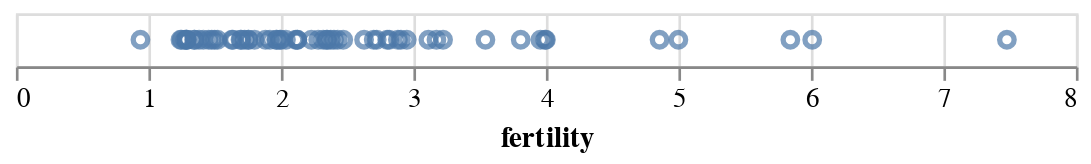

Notebook code for this chart:
### Markdown cell above
### X

### Code cell
alt.Chart(data2000).mark_point().encode(
    alt.X('fertility:Q')
)

### Figure 1 — Vega-Lite specification as saved in the notebook (floating-point values rounded to 4 significant figures)
{"config": {"view": {"continuousWidth": 400, "continuousHeight": 300}}, "data": {"name": "data-fdeb0b749a6385830bd1445d39ad6ea0"}, "mark": "point", "encoding": {"x": {"type": "quantitative", "field": "fertility"}}, "$schema": "https://vega.github.io/schema/vega-lite/v4.8.1.json", "datasets": {"data-fdeb0b749a6385830bd1445d39ad6ea0": [{"year": 2000, "country": "Afghanistan", "cluster": 0, "pop": 23898198, "life_expect": 42.13, "fertility": 7.479}, {"year": 2000, "country": "Argentina", "cluster": 3, "pop": 37497728, "life_expect": 74.34, "fertility": 2.35}, {"year": 2000, "country": "Aruba", "cluster": 3, "pop": 69539, "life_expect": 73.45, "fertility": 2.124}, {"year": 2000, "country": "Australia", "cluster": 4, "pop": 19164620, "life_expect": 80.37, "fertility": 1.756}, {"year": 2000, "country": "Austria", "cluster": 1, "pop": 8113413, "life_expect": 78.98, "fertility": 1.382}, {"year": 2000, "country": "Bahamas", "cluster": 3, "pop": 290075, "life_expect": 71.07, "fertility": 2.111}, {"year": 2000, "country": "Bangladesh", "cluster": 0, "pop": 130406594, "life_expect": 62.01, "fertility": 3.224}, {"year": 2000, "country": "Barbados", "cluster": 3, "pop": 273483, "life_expect": 75.97, "fertility": 1.5}, {"year": 2000, "country": "Belgium", "cluster": 1, "pop": 10263618, "life_expect": 78.32, "fertility": 1.638}, {"year": 2000, "country": "Bolivia", "cluster": 3, "pop": 8152620, "life_expect": 63.88, "fertility": 3.958}, {"year": 2000, "country": "Brazil", "cluster": 3, "pop": 175552771, "life_expect": 71.01, "fertility": 2.345}, {"year": 2000, "country": "Canada", "cluster": 3, "pop": 31278097, "life_expect": 79.77, "fertility": 1.522}, {"year": 2000, "country": "Chile", "cluster": 3, "pop": 15153450, "life_expect": 77.86, "fertility": 2.0}, {"year": 2000, "country": "China", "cluster": 4, "pop": 1262645000, "life_expect": 72.03, "fertility": 1.7}, {"year": 2000, "country": "Colombia", "cluster": 3, "pop": 39685655, "life_expect": 71.68, "fertility": 2.47}, {"year": 2000, "country": "Costa Rica", "cluster": 3, "pop": 3710558, "life_expect": 78.12, "fertility": 2.281}, {"year": 2000, "country": "Croatia", "cluster": 1, "pop": 4410830, "life_expect": 74.88, "fertility": 1.348}, {"year": 2000, "country": "Cuba", "cluster": 3, "pop": 11134273, "life_expect": 77.16, "fertility": 1.63}, {"year": 2000, "country": "Dominican Republic", "cluster": 3, "pop": 8385828, "life_expect": 70.85, "fertility": 2.95}, {"year": 2000, "country": "Ecuador", "cluster": 3, "pop": 12505204, "life_expect": 74.17, "fertility": 2.817}, {"year": 2000, "country": "Egypt", "cluster": 5, "pop": 70492342, "life_expect": 69.81, "fertility": 3.174}, {"year": 2000, "country": "El Salvador", "cluster": 3, "pop": 6122515, "life_expect": 70.73, "fertility": 2.883}, {"year": 2000, "country": "Finland", "cluster": 1, "pop": 5168595, "life_expect": 78.37, "fertility": 1.754}, {"year": 2000, "country": "France", "cluster": 1, "pop": 59381628, "life_expect": 79.59, "fertility": 1.883}, {"year": 2000, "country": "Georgia", "cluster": 1, "pop": 4777209, "life_expect": 70.48, "fertility": 1.478}, {"year": 2000, "country": "Germany", "cluster": 1, "pop": 82187909, "life_expect": 78.67, "fertility": 1.346}, {"year": 2000, "country": "Greece", "cluster": 1, "pop": 10559110, "life_expect": 78.26, "fertility": 1.277}, {"year": 2000, "country": "Grenada", "cluster": 3, "pop": 89312, "life_expect": 67.75, "fertility": 2.429}, {"year": 2000, "country": "Haiti", "cluster": 3, "pop": 7306302, "life_expect": 58.14, "fertility": 4.0}, {"year": 2000, "country": "Hong Kong", "cluster": 4, "pop": 6658720, "life_expect": 81.5, "fertility": 0.94}, {"year": 2000, "country": "Iceland", "cluster": 1, "pop": 281043, "life_expect": 80.5, "fertility": 1.993}, {"year": 2000, "country": "India", "cluster": 0, "pop": 1007702000, "life_expect": 62.88, "fertility": 3.113}, {"year": 2000, "country": "Indonesia", "cluster": 4, "pop": 206265000, "life_expect": 68.59, "fertility": 2.376}, {"year": 2000, "country": "Iran", "cluster": 5, "pop": 65660289, "life_expect": 69.45, "fertility": 2.124}, {"year": 2000, "country": "Iraq", "cluster": 5, "pop": 22675617, "life_expect": 57.05, "fertility": 4.858}, {"year": 2000, "country": "Ireland", "cluster": 1, "pop": 3791690, "life_expect": 77.78, "fertility": 1.969}, {"year": 2000, "country": "Israel", "cluster": 5, "pop": 5842454, "life_expect": 79.7, "fertility": 2.906}, {"year": 2000, "country": "Italy", "cluster": 1, "pop": 57719337, "life_expect": 80.24, "fertility": 1.286}, {"year": 2000, "country": "Jamaica", "cluster": 3, "pop": 2615467, "life_expect": 72.05, "fertility": 2.628}, {"year": 2000, "country": "Japan", "cluster": 4, "pop": 126699784, "life_expect": 82.0, "fertility": 1.291}, {"year": 2000, "country": "Kenya", "cluster": 2, "pop": 29985839, "life_expect": 50.99, "fertility": 5.0}, {"year": 2000, "country": "South Korea", "cluster": 4, "pop": 21647682, "life_expect": 66.66, "fertility": 1.917}, {"year": 2000, "country": "North Korea", "cluster": 4, "pop": 47351083, "life_expect": 77.05, "fertility": 1.242}, {"year": 2000, "country": "Lebanon", "cluster": 5, "pop": 3578036, "life_expect": 71.03, "fertility": 2.319}, {"year": 2000, "country": "Mexico", "cluster": 3, "pop": 99926620, "life_expect": 74.9, "fertility": 2.401}, {"year": 2000, "country": "Netherlands", "cluster": 1, "pop": 15907853, "life_expect": 78.53, "fertility": 1.726}, {"year": 2000, "country": "New Zealand", "cluster": 4, "pop": 3819762, "life_expect": 79.11, "fertility": 1.964}, {"year": 2000, "country": "Nigeria", "cluster": 2, "pop": 114306700, "life_expect": 46.61, "fertility": 5.845}, {"year": 2000, "country": "Norway", "cluster": 1, "pop": 4492400, "life_expect": 79.05, "fertility": 1.801}, {"year": 2000, "country": "Pakistan", "cluster": 0, "pop": 146342958, "life_expect": 63.61, "fertility": 3.994}, {"year": 2000, "country": "Peru", "cluster": 3, "pop": 25979722, "life_expect": 69.91, "fertility": 2.7}, {"year": 2000, "country": "Philippines", "cluster": 4, "pop": 79739825, "life_expect": 70.3, "fertility": 3.544}, {"year": 2000, "country": "Poland", "cluster": 1, "pop": 38654164, "life_expect": 74.67, "fertility": 1.251}, {"year": 2000, "country": "Portugal", "cluster": 1, "pop": 10335597, "life_expect": 77.29, "fertility": 1.454}, {"year": 2000, "country": "Rwanda", "cluster": 2, "pop": 7507056, "life_expect": 43.41, "fertility": 6.01}, {"year": 2000, "country": "Saudi Arabia", "cluster": 5, "pop": 23153090, "life_expect": 71.63, "fertility": 3.81}, {"year": 2000, "country": "South Africa", "cluster": 2, "pop": 44066197, "life_expect": 53.37, "fertility": 2.802}, {"year": 2000, "country": "Spain", "cluster": 1, "pop": 40016081, "life_expect": 79.78, "fertility": 1.287}, {"year": 2000, "country": "Switzerland", "cluster": 1, "pop": 7266920, "life_expect": 80.62, "fertility": 1.415}, {"year": 2000, "country": "Turkey", "cluster": 1, "pop": 65666677, "life_expect": 70.84, "fertility": 2.23}, {"year": 2000, "country": "United Kingdom", "cluster": 1, "pop": 59522468, "life_expect": 78.47, "fertility": 1.695}, {"year": 2000, "country": "United States", "cluster": 3, "pop": 282338631, "life_expect": 77.31, "fertility": 2.038}, {"year": 2000, "country": "Venezuela", "cluster": 3, "pop": 23542649, "life_expect": 72.77, "fertility": 2.723}]}}
